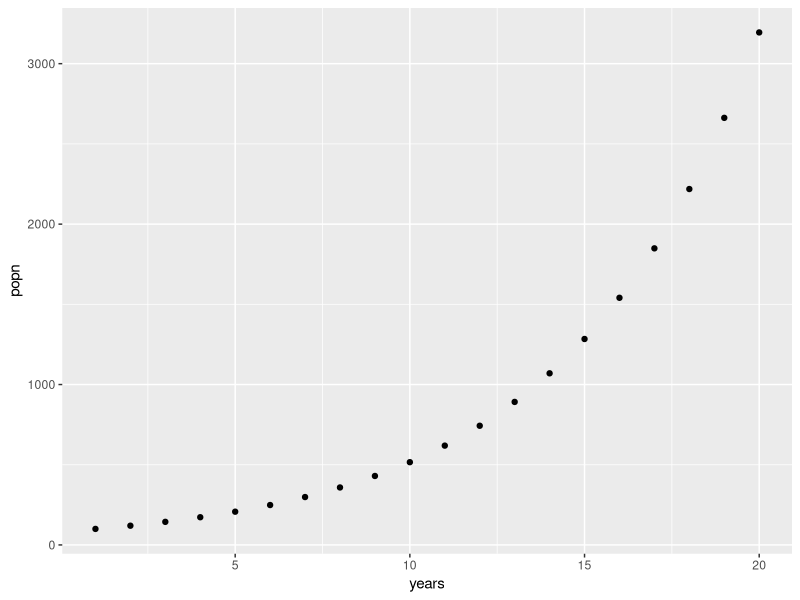
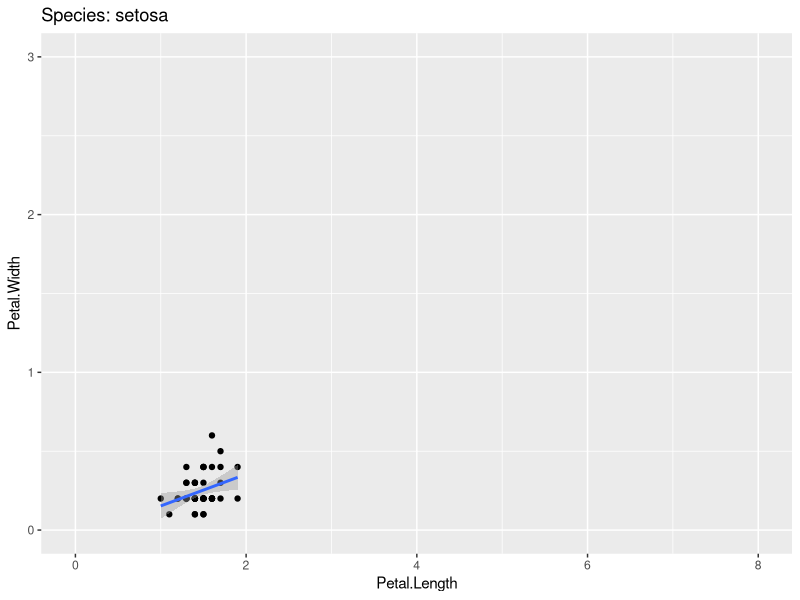
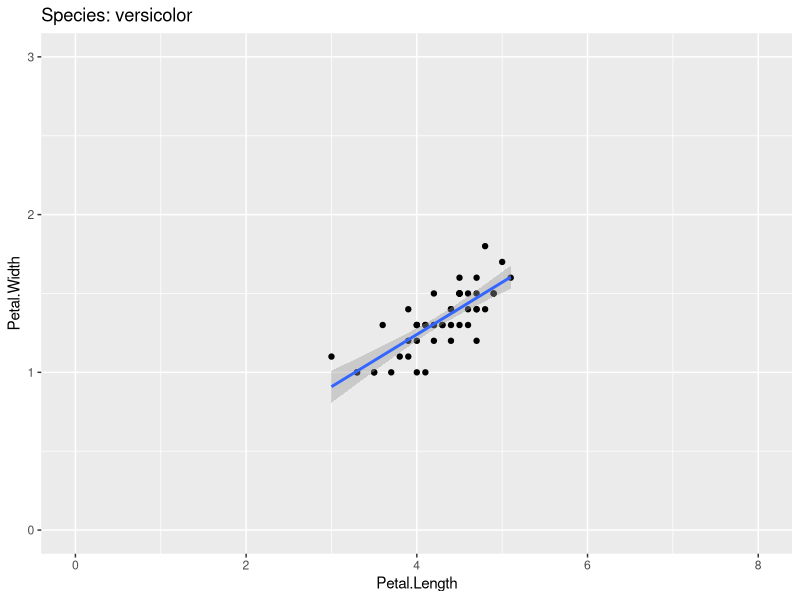
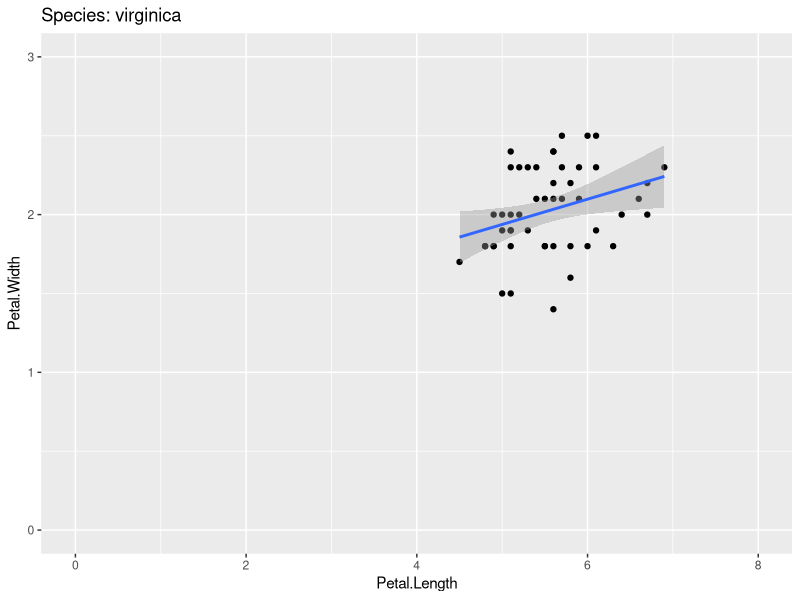

The R script that drew these images, in order:
## ---- chunk 1
library(tidyverse)
library(here)
## ---- chunk 2
# Create a new function called add_one
# x will be the only input to the function
add_one  <- function(x){
  
  # Add x and 1 together, store as the object "output"
  output <- x + 1
  
  # Print out whatever is stored in "output"
  return(output)
  
} 
## ---- chunk 3
# Supply 10 to our function
add_one(x = 10)

## ---- chunk 4
# Create a new function called add_together
# x and y will be the two arguments to the function
add_together  <- function(x, y){
  
  # Add x and y together, store as the object "output"
  output <- x + y
  
  # Print out whatever is stored in "output"
  return(output)
  
} 
## ---- chunk 5
add_together(3,5)
## ---- chunk 6
add_together
## ---- chunk 7
math_time  <- function(x, y, z){
  
  # Add x and y together, store as the object "output"
  output <- (x - y)^2/z
  
  # Print out whatever is stored in "output"
  return(output)
  
} 

# Output is 1
math_time(5, 2, 9)

## ---- chunk 8
# Create a function called lbs_to_kg that takes a data object 'weights' as input
lbs_to_kg  <- function(weights){
  
  # Multiply weights by 0.454, store as the object "output"
  output <- weights*0.454
  
  # Print out whatever is stored in "output"
  return(output)
  
} 
## ---- chunk 9
bison <- c(1000, 800, 1200, 1400)

lbs_to_kg(weights = bison)

## ---- chunk 10

deviation <- function(vector){
  
  mean <- mean(vector)
  output <- vector - mean
  return(output)
  
}

deviation(bison)

## ---- chunk 11
head(iris)
## ---- chunk 12
iris %>% 
  group_by(Species) %>% 
  summarize(Sepal.Length = mean(Sepal.Length),
            Sepal.Width = mean(Sepal.Width),
            Petal.Length = mean(Petal.Length),
            Petal.Width = mean(Petal.Width))
## ---- chunk 13
iris %>%
  group_by(Species) %>% 
  summarize(across(.cols = c(Sepal.Length, Sepal.Width, Petal.Length, Petal.Width), 
                   .fns = mean))
## ---- chunk 14
iris %>%
  group_by(Species) %>% 
  summarize(across(.cols = Sepal.Length:Petal.Width, 
                   .fns = mean))
## ---- chunk 15
iris %>%
  group_by(Species) %>% 
  summarize(across(.cols = everything(), 
                   .fns = mean))
## ---- chunk 16
iris %>%
  group_by(Species) %>% 
  summarize(across(.cols = where(is.numeric), 
                   .fns = mean))
## ---- chunk 17

## ---- chunk 18
for (i in 1:5) {
  # Print out whatever the value of i is
  print(i)
}
## ---- chunk 19
# First iteration where i = 1:
i <- 1
print(i)
## ---- chunk 20
# Second iteration where i = 2
i <- 2
print(i)
## ---- chunk 21
for (i in 1:5) {
  print(i*2)
}
## ---- chunk 22

## ---- chunk 23
N0 = 100  #initial population size

years = 20  #number of years into the future

N = vector(length = years)  # create an empty vector to store pop. sizes

N[1] = N0  #initial population size should be the first N

lambda = 1.2  #growth rate
## ---- chunk 24
print(N)
## ---- chunk 25
N[5]
## ---- chunk 26
N[1]
## ---- chunk 27
# For every year t in 2 through 20 (remember, "years" also equals 20), apply the following equation
for (t in 2:20) {
  N[t] = N[t - 1] * lambda # Apply the equation
}
## ---- chunk 28
N
## ---- chunk 29
# Store the data output as a dataframe for plotting
popn_data <- tibble(years = 1:years, # Make the years column = 1, 2, 3, ..., 20
                    popn = N) # Make the population column the corresponding population that we calculated
## ---- chunk 30
# Now plot the data with years on the x axis and population on the y
popn_data %>% 
  ggplot(aes(x = years, y = popn)) +
  geom_point()

## ---- chunk 31
N0 = 300  #initial population size

years = 50  #number of years into the future

N = vector(length = years)  # create an empty vector to store pop. sizes

N[1] = N0  #initial population size should be the first N

lambda = 0.95  #growth rate

for (t in 2:50) {
  N[t] = N[t - 1] * lambda # Apply the equation
}

## ---- chunk 32
head(iris)
## ---- chunk 33
iris[1,]
## ---- chunk 34
iris[,3]

## ---- chunk 35
iris[1,3]
## ---- chunk 36
for (i in 1:5) {
  
  # This prints out a statement saying "Here's column i", but the i gets replaced with the number that it's currently at
  print(paste("Here's column",i))
  
  # This prints out column i
  print(iris[,i])
}
## ---- chunk 37
for (i in 1:4) {
  
  # This prints out a statement saying "Here's column i", but the i gets replaced with the number that it's currently at
  print(paste("Here's column",i))
  
  # This prints out column i
  print(mean(iris[,i]))
}
## ---- chunk 38
iris %>% 
  summarize(across(.cols = 1:4, 
                   .fns = mean))
## ---- chunk 39
for (i in 1:4) {
  # Fetch the column names of the dataframe, store in a vector "names"
  names <- colnames(iris)
  
  # Print out the "i"th element of the vector to print alongside the output
  print(names[i])
  
  # This prints out column i
  print(mean(iris[,i]))
}
## ---- chunk 40

# Store a vector of unique species names from the Species column of Iris
spp_names <- unique(iris$Species)

#
for (i in 1:length(spp_names)) {
  
  filt_data <- iris %>% 
    #
    filter(Species == spp_names[i])
  
  #
  plot <- filt_data %>% 
    #
    ggplot(aes(x = Petal.Length,
               y = Petal.Width)) +
    #
    geom_point() +
    #
    geom_smooth(method = "lm") +
    #
    lims(x = c(0,8),
         y = c(0,3)) +
    #
    ggtitle(paste("Species:", spp_names[i]))
  
  #
  print(plot)
  
  
}

